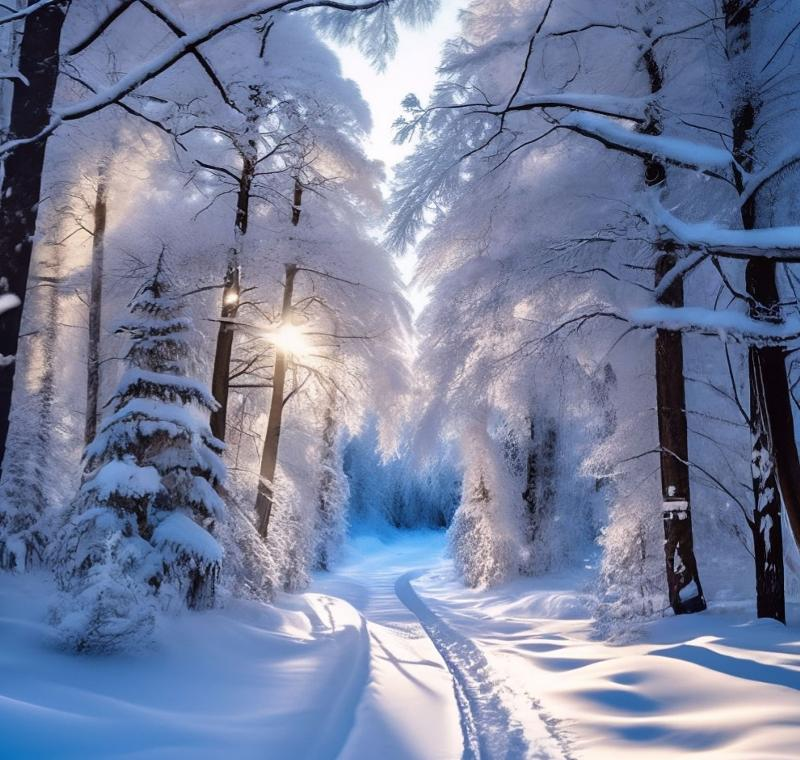
#> input picture 10 лаба/нг.jpg, 800 x 760 px
$ python 10-1.py
#> lines starting #> are read from the running program, lines starting #| are printed output that depends on the picture
from PIL import Image
img = Image.open("нг.jpg")
#> img is the input picture: PIL image 800x760 RGB; mean R, G, B 119.9, 129.4, 158.4
cropped = img.crop((100, 50, 400, 300))
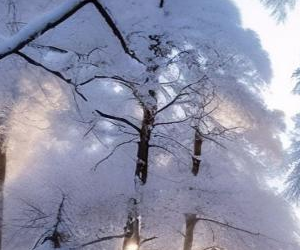
#> cropped: PIL image 300x250 RGB; mean R, G, B 143.1, 145.7, 169.2
cropped.save("cropped_postcard.jpg")

$ run again, with 10 лаба/весна.jpg copied over 10 лаба/нг.jpg
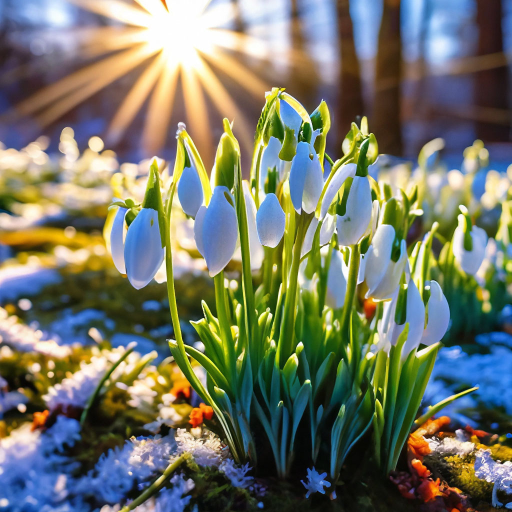
#> input picture 10 лаба/весна.jpg, 1024 x 1024 px (shown at 1/2 size)
#> img is the input picture: PIL image 1024x1024 RGB; mean R, G, B 116.6, 119.9, 103.4
#> `cropped = img.crop((100, 50, 400, 300))`:
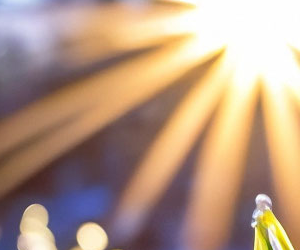
#> cropped: PIL image 300x250 RGB; mean R, G, B 181.7, 153.1, 132
